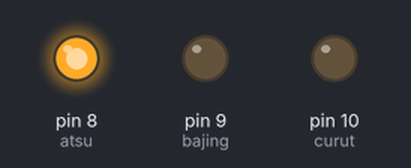
Bench run of a sketch on a simulated Arduino Uno, built with avr-gcc and run on an emulated ATmega328P. Parts: output pins drawn as LEDs (lit = HIGH).

Above: at 0.5 s.
At 1.5 s:
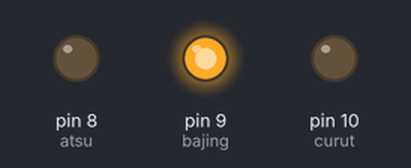
At 5.5 s:
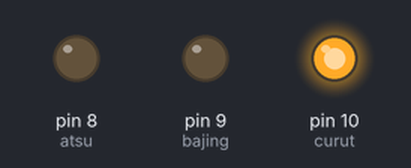
Timing chart, 0 to 6.9 s (numbered marks = the images above):
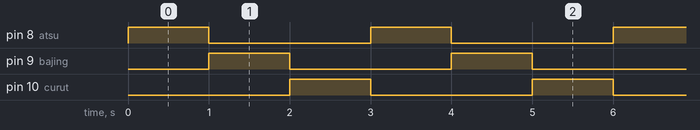

Measured:
- by itself, pin 8 (atsu), pin 9 (bajing), pin 10 (curut): alternates HIGH for 1.0 s and LOW for 2.0 s
- by itself, everything shown: repeats every 3.0 s, in 3 steps

The sketch:

programblink.ino
```cpp
/*
  tugas KT, flip-flop program of arduino
 author : jarki
  */

int atsu =8, bajing=9, curut=10;


void setup() {
  // inisial fungsi pin sebagai output
  pinMode(atsu,OUTPUT);
  pinMode(bajing,OUTPUT);
  pinMode(curut,OUTPUT);

}

// loop, berfungsi agar program berjalan terus(perulangan)
void loop() {
  digitalWrite(atsu, HIGH);
  digitalWrite(bajing,LOW);
  digitalWrite(curut, LOW);
  delay(1000);

  digitalWrite(atsu, LOW);
  digitalWrite(bajing,HIGH);
  digitalWrite(curut, LOW);
  delay(1000);

  digitalWrite(atsu, LOW);
  digitalWrite(bajing,LOW);
  digitalWrite(curut, HIGH);
  delay(1000);

}
```
